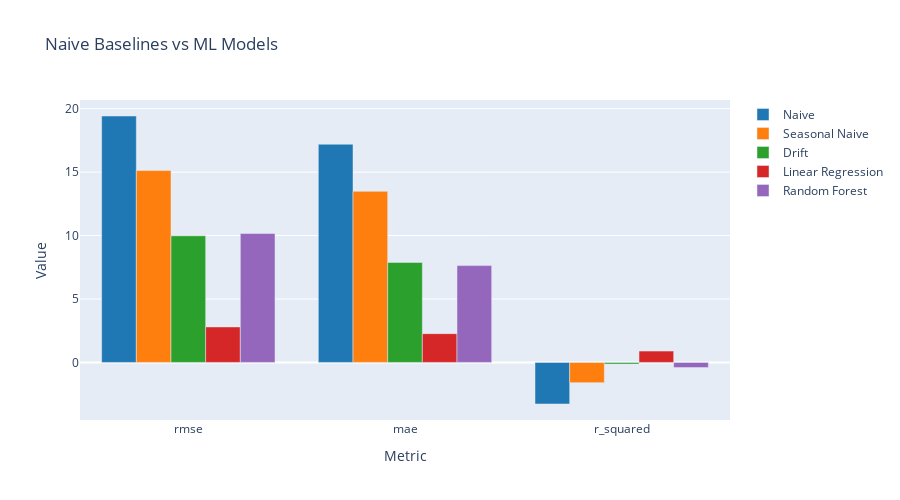

Write notebook code for a chart like this one.
### Code cell
# Extract stats
_, _, stats_linear_ts = fit_linear_ts.extract_outputs()
_, _, stats_rf_ts = fit_rf_ts.extract_outputs()

# Helper function to extract scalar values from stats DataFrame
def get_metric_value(stats_df, metric_name, split_name='test'):
    filtered = stats_df[(stats_df['metric'] == metric_name) & (stats_df['split'] == split_name)]
    if len(filtered) > 0:
        val = filtered['value'].iloc[0]
        # If val is a DataFrame, extract the scalar
        if isinstance(val, pd.DataFrame):
            return val.iloc[0, 0]
        return float(val)
    return None

# Compare all models
fig = plot_model_comparison(
    stats_list=[
        stats_naive, stats_snaive, stats_drift,
        stats_linear_ts, stats_rf_ts
    ],
    model_names=[
        "Naive", "Seasonal Naive", "Drift",
        "Linear Regression", "Random Forest"
    ],
    metrics=["rmse", "mae", "r_squared"],
    split="test",
    plot_type="bar",
    title="Naive Baselines vs ML Models",
    height=500,
    width=900
)

fig.show()

print("\n📊 Key Question: Do ML models beat the baselines?")
print("\nTest RMSE:")
all_rmses = {
    "Naive": get_metric_value(stats_naive, 'rmse'),
    "Seasonal Naive": get_metric_value(stats_snaive, 'rmse'),
    "Drift": get_metric_value(stats_drift, 'rmse'),
    "Linear Regression": get_metric_value(stats_linear_ts, 'rmse'),
    "Random Forest": get_metric_value(stats_rf_ts, 'rmse')
}

for model, rmse in sorted(all_rmses.items(), key=lambda x: x[1]):
    print(f"  {model:20s}: {rmse:.4f}")

best_overall = min(all_rmses, key=all_rmses.get)
print(f"\n🏆 Best model: {best_overall}")

# Check if ML beat best naive
best_naive_rmse = min([all_rmses[k] for k in ["Naive", "Seasonal Naive", "Drift"]])
ml_beat_naive = min(all_rmses['Linear Regression'], all_rmses['Random Forest']) < best_naive_rmse

if ml_beat_naive:
    print("\n✓ ML models beat naive baselines - they're adding value!")
else:
    print("\n⚠️  ML models didn't beat naive baselines - reconsider your approach!")

### Figure 1 — Plotly figure (JSON) as saved in the notebook; plotly's stock layout.template omitted (floating-point values rounded to 4 significant figures)
{"data": [{"hovertemplate": "Naive<br>%{x}: %{y:.4f}<extra></extra>", "marker": {"color": "#1f77b4"}, "name": "Naive", "type": "bar", "x": ["rmse", "mae", "r_squared"], "y": [19.42, 17.2, -3.278]}, {"hovertemplate": "Seasonal Naive<br>%{x}: %{y:.4f}<extra></extra>", "marker": {"color": "#ff7f0e"}, "name": "Seasonal Naive", "type": "bar", "x": ["rmse", "mae", "r_squared"], "y": [15.12, 13.48, -1.594]}, {"hovertemplate": "Drift<br>%{x}: %{y:.4f}<extra></extra>", "marker": {"color": "#2ca02c"}, "name": "Drift", "type": "bar", "x": ["rmse", "mae", "r_squared"], "y": [9.978, 7.88, -0.1293]}, {"hovertemplate": "Linear Regression<br>%{x}: %{y:.4f}<extra></extra>", "marker": {"color": "#d62728"}, "name": "Linear Regression", "type": "bar", "x": ["rmse", "mae", "r_squared"], "y": [2.798, 2.268, 0.8932]}, {"hovertemplate": "Random Forest<br>%{x}: %{y:.4f}<extra></extra>", "marker": {"color": "#9467bd"}, "name": "Random Forest", "type": "bar", "x": ["rmse", "mae", "r_squared"], "y": [10.16, 7.629, -0.4077]}], "layout": {"barmode": "group", "height": 500, "hovermode": "x", "showlegend": true, "title": {"text": "Naive Baselines vs ML Models"}, "width": 900, "xaxis": {"title": {"text": "Metric"}}, "yaxis": {"title": {"text": "Value"}}}}
